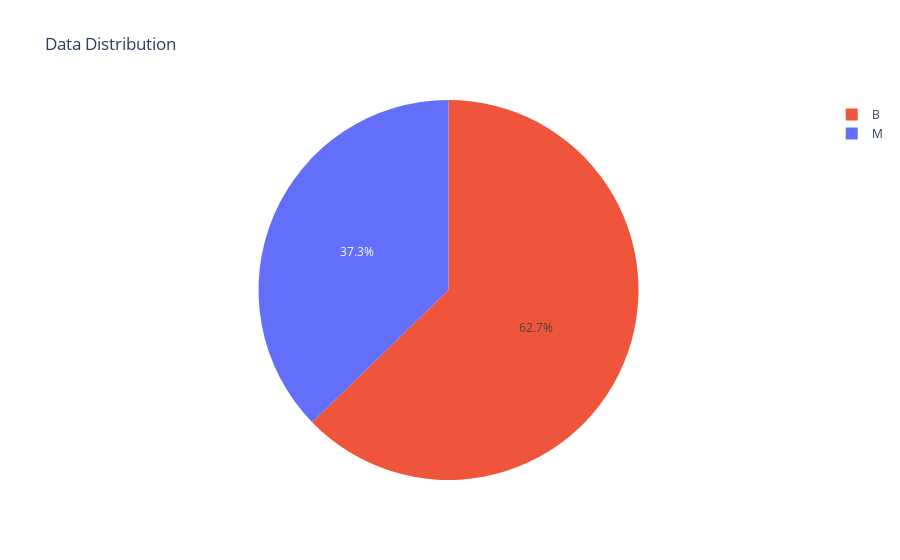

Notebook cell for this chart:
### Code cell
px.pie(df, 'diagnosis', color='diagnosis', title='Data Distribution')

### Figure 1 — Plotly figure (JSON) as saved in the notebook; plotly's stock layout.template omitted (floating-point values rounded to 4 significant figures; data arrays with more than 128 entries replaced by an {"elided": "..."} marker saying what was removed)
{"data": [{"customdata": {"elided": "569x1 str values"}, "domain": {"x": [0, 1], "y": [0, 1]}, "hovertemplate": "diagnosis=%{customdata[0]}<extra></extra>", "labels": {"elided": "569 str values"}, "legendgroup": "", "marker": {"colors": {"elided": "569 str values"}}, "name": "", "showlegend": true, "type": "pie"}], "layout": {"legend": {"tracegroupgap": 0}, "title": {"text": "Data Distribution"}}}
